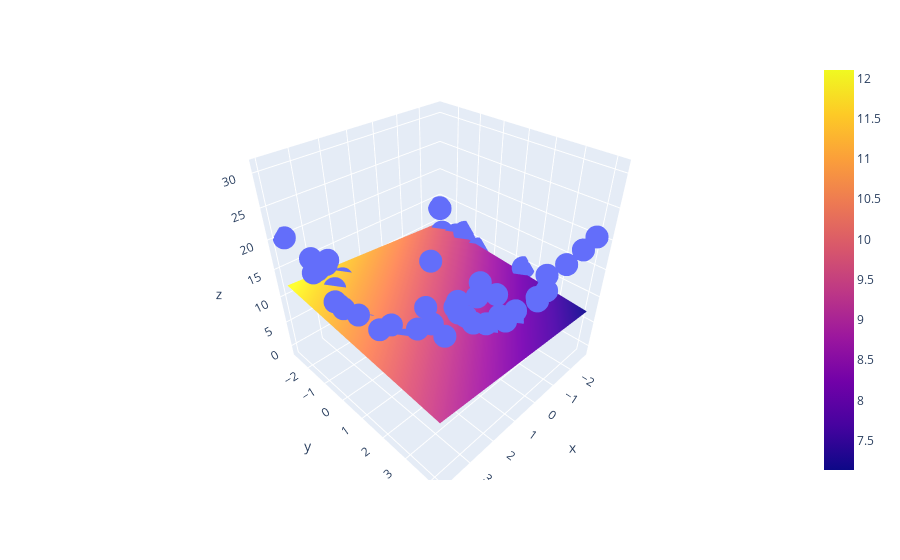

This figure's notebook cell:
### Code cell
import plotly.graph_objects as go
fig = px.scatter_3d(df,x = x.ravel(),y = y.ravel(),z = z.ravel())
fig.add_trace(go.Surface(x=x_input,y = y_input, z = z_final))
fig.show()
